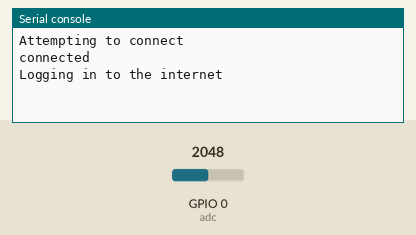
Bench run of a program on a simulated ESP32 board running MicroPython. Parts: the last lines printed to the serial console. Inputs (shaded band) come from the test bench; at power-on: GPIO 0 (adc) = 2048 (analog values on the 0–4095 scale). WiFi joins after 1.5 s; web requests get an empty 200 reply after 0.4 s; the clock reads 2024-03-15 10:24:30 at power-on unless the program sets it.

Above: at 3.9 s.
4.0 s: GPIO 0 (adc) set to 2866
At 7.4 s:
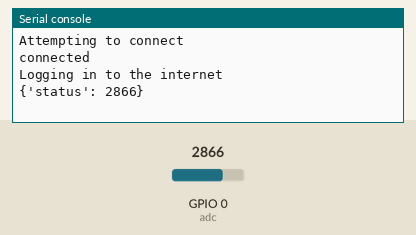
9.7 s: GPIO 0 (adc) set to 3603
At 10.26 s:
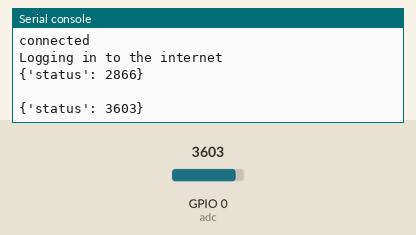

The program:

main.py
```python
import urequests
import ujson
from machine import ADC
from utime import time
from utime import sleep

def do_connect():
    sta_if = network.WLAN(network.STA_IF)
    sta_if.active(True)
    print("Attempting to connect")
    if not sta_if.isconnected():
        sta_if.active(True)

        #Provide the wifi SSID and password here
        sta_if.connect("Wi-Fi.HK via HKU")

        while not sta_if.isconnected():
            pass
    print("connected")


def getMagic():
    import urequests_mod

    r = urequests_mod.get('http://msftconnect.com')

    #This is the position where the redirect URL starts. It will be required to initiate the authentication
    url_start = r.text.find('http://')

    #This gives us the position of the magic URL
    magic_start=r.text.find('fgtauth') + 8
    magic_end=magic_start + 16
    magic=r.text[magic_start:magic_end]

    #The extracted URL
    url = r.text[url_start: magic_end]

    r.close()
    return url, magic


"""
    Using the redirect URL and magic value, this function will initiate authentication
    and then complete the authentication, thus connecting to the internet.
"""
def connectWithMagic(url, magic):
    st = "4Tredir=http%3A%2F%2Fmsftconnect.com%2F&magic="+str(magic)+"&username=wifi&password=wifi"
    try:
        #Initiate the authentication by sending GET request to the redirected URL
        print("Logging in to the internet")
        r = urequests.get(url)
        r.close()

        #Complete the authentication by sending the form data to the required URL
        r = urequests.post(url[:url.find("?")], data=st, headers={'Content-Type': 'application/x-www-form-urlencoded'})
        r.close()

    except IndexError:
        print("Already connected to the internet")

    except ValueError:
        print("The device was already logged in. Therefore, there was no URL")


def sendData(x):
    print(x)
    res = urequests.post('http://chisunsls.azurewebsites.net/api/laundry_status', json=x, headers={'Content-Type': 'application/json'})
    print(res.text)


def main():
    do_connect()
    url, magic = getMagic()
    connectWithMagic(url, magic)

    adc = ADC(0)
    t = time()
    while(True):
        if time() - t > 3:
            data = {
                "status": adc.read()
            }
            sendData(data)
            t = time()


main()
```

boot.py
```python
import os
import sys
import uos
import network
import machine
import gc
gc.collect()
```

Measured:
- after the input at 4.0 s, the serial console: prints a new line after 2.0 s (image 1)
- after the input at 9.7 s, the serial console: prints a new line after 0.30 s (image 2)
